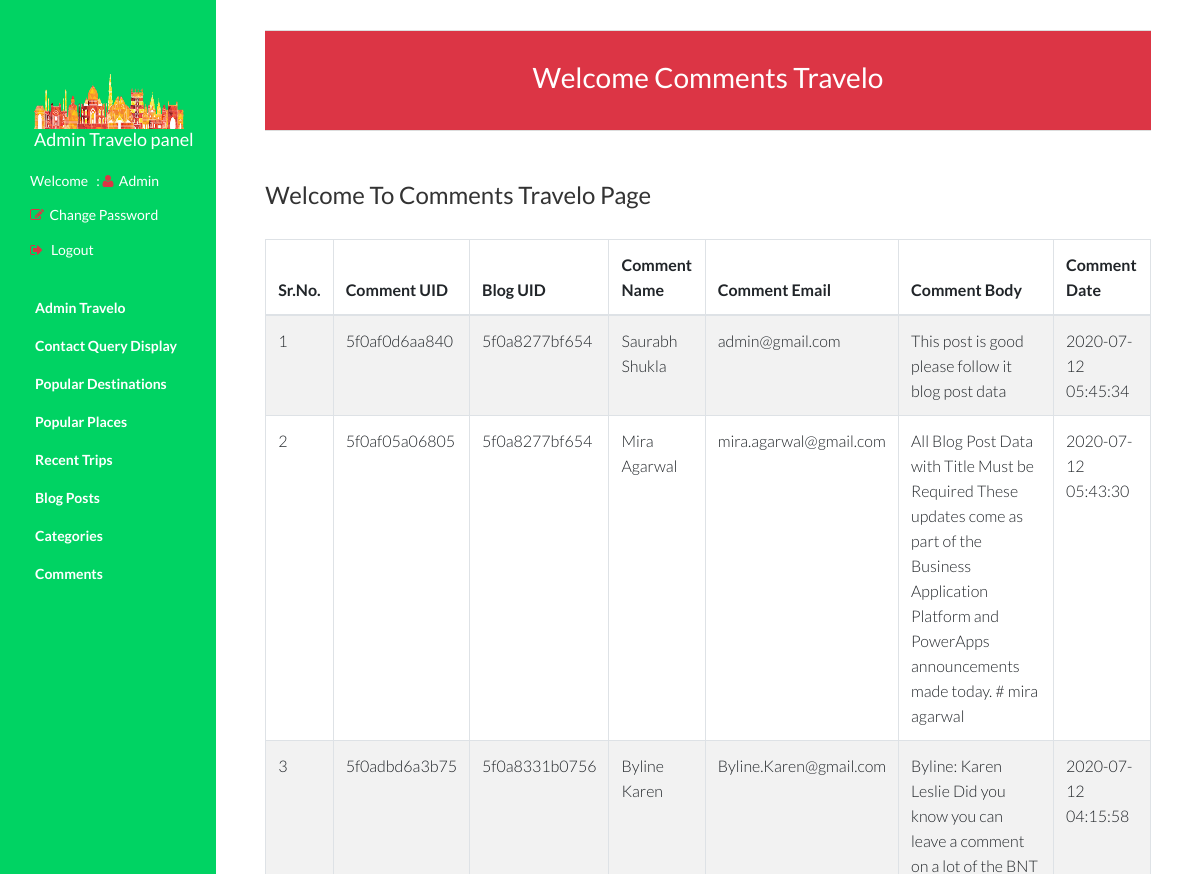
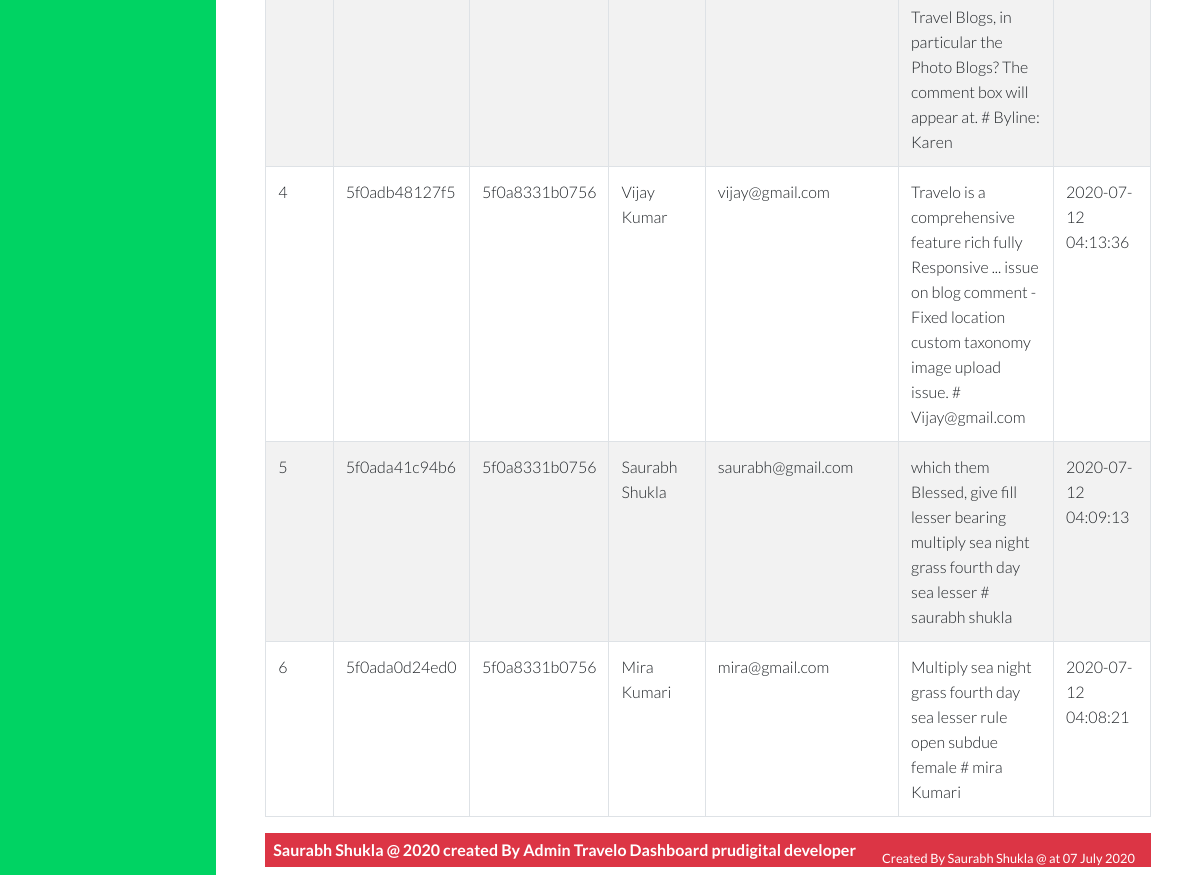
The page /admin/comments.php (signed in) on the database as committed earlier (2 pictures, top to bottom).
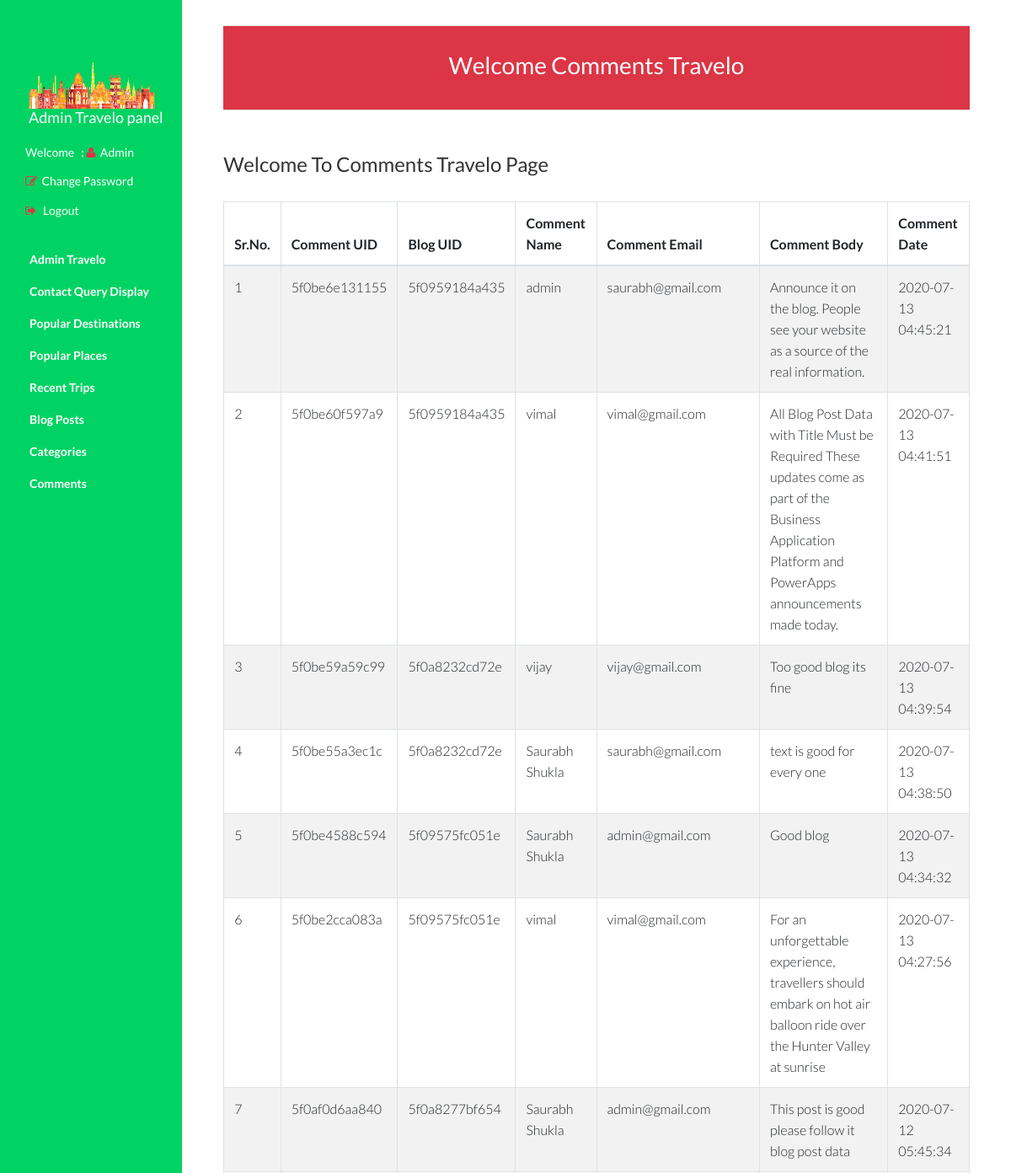
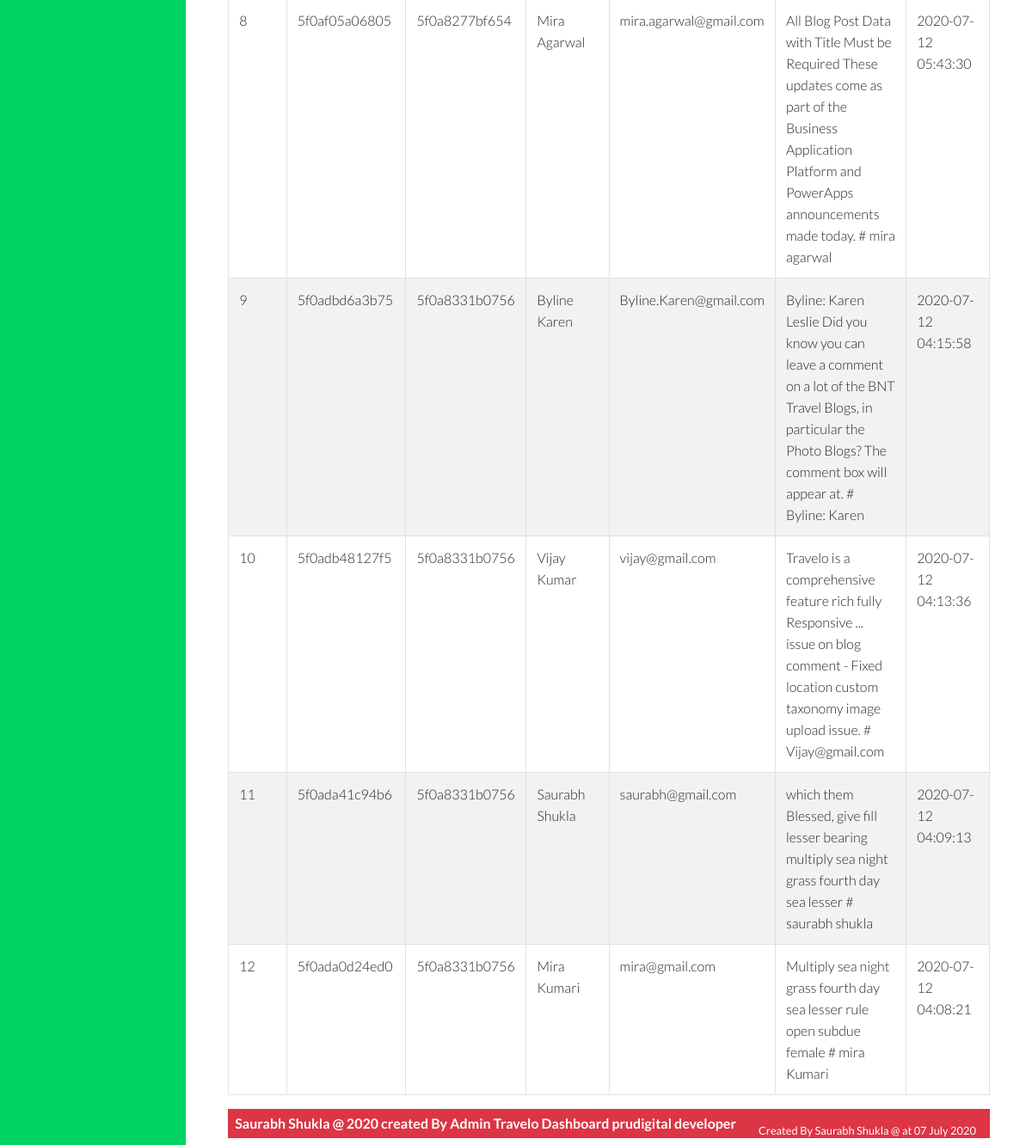
The same page on the database as committed later (2 pictures, top to bottom).
### tables this page shows
CREATE TABLE `comments` (
  `comment_id` int(11) NOT NULL,
  `comment_uid` varchar(20) NOT NULL,
  `blog_uid` varchar(20) NOT NULL,
  `comment_body` text NOT NULL,
  `comment_name` varchar(255) NOT NULL,
  `comment_email` varchar(255) NOT NULL,
  `comment_website` varchar(255) NOT NULL DEFAULT '',
  `created_at` timestamp NOT NULL DEFAULT current_timestamp(),
  `updated_at` timestamp NOT NULL DEFAULT current_timestamp() ON UPDATE current_timestamp()
);

### admin/comments.php (the view, shortened to what this page needs)
<?php include('header.php'); ?>
<?php include('navbar.php'); ?>
<div id="main-wrapper">
   <div class="main-content">
      <section id="comments">
         <div class="content-header bg-danger">
            <marquee>
               <h1 class="text-white">Welcome Comments Travelo</h1>
            </marquee>
         </div>
         <h2 class="title">Welcome To Comments Travelo Page</h2>
         <div class="section-content">
            <table id="dataTable" class="table table-striped table-bordered nowrap" cellspacing="0" width="100%">
               <thead>
                  <tr>
                     <th>Sr.No.</th>
                     <th>Comment UID</th>
                     <th>Blog UID</th>
                     <th>Comment Name</th>
                     <th>Comment Email</th>
                     <th>Comment Body</th>
                     <th>Comment Date</th>
                  </tr>
               </thead>
               <tbody>
                  <?php
                     $sql = "SELECT * FROM comments order by created_at desc";
                     $sn = 1;
                     if($result = mysqli_query($link, $sql)){
                        while($row=mysqli_fetch_assoc($result)){
                     ?>
                  <tr>
                     <td><?php echo $sn; ?></td>
                     <td><?php echo $row['comment_uid']; ?></td>
                     <td><?php echo $row['blog_uid']; ?></td>
                     <td><?php echo $row['comment_name']; ?></td>
                     <td><?php echo $row['comment_email']; ?></td>
                     <td><?php echo $row['comment_body']; ?></td>
                     <td><?php echo $row['created_at'];?></td>
                  </tr>
                  <?php
                     $sn++;
                        }
                     }
                     ?>
               </tbody>
            </table>
         </div>
         <?php include('footer.php'); ?>

### admin/header.php (shortened to what this page needs)
<!DOCTYPE html>
<html class="no-js">
   <head>
      <link rel="stylesheet" href="https://maxcdn.bootstrapcdn.com/bootstrap/4.5.0/css/bootstrap.min.css">
      <link rel="stylesheet" href="css/mystyle.css">
      <link rel="stylesheet" type="text/css" href="syntax-highlighter/styles/shCore.css" media="all">
      <link rel="stylesheet" type="text/css" href="syntax-highlighter/styles/shThemeDefault.css" media="all">
      <link rel="stylesheet" href="css/font-awesome.min.css">
      <link rel="stylesheet" href="css/normalize.min.css">
      <link rel="stylesheet" href="css/main.css">
   </head>
   <body id="welcome">

### admin/navbar.php (shortened to what this page needs)
<aside class="left-sidebar" class="m-auto">
   <div class="logo">
      <marquee class="m-1 font-weight-bold" width="75%">
         <img src="img/logo-travelo.png" style="width:150px;height:55px;">
         <h3 class="text-white">Admin Travelo panel </h3>
      </marquee>
      <a href="#admin" class="m-1">
         <h6 class="text-white">Welcome &nbsp; : <span class="text-danger"><i class='fa fa-user'></i></span>&nbsp;&nbsp;<?php echo ucfirst($_SESSION['adminname']); ?></h6>
      </a>
      <a href="changepassword.php" class="m-1">
         <h6 class="text-white">
         <span class="text-danger"><i class="fa fa-pencil-square-o"></i></span>&nbsp;&nbsp;Change Password
      </a>
      <a href="logout.php">
         <h6 class="text-white"><span class="text-danger"><i class="fa fa-sign-out"></i></span>&nbsp;&nbsp;
            Logout
         </h6>
      </a>
   </div>
   <nav class="left-nav font-weight-bold">
      <ul id="nav">
         <li class="current"><a href="dashboard.php">Admin Travelo</a></li>
         <li><a href="contactquery.php">Contact Query Display</a></li>
         <li><a href="destination.php">Popular Destinations</a></li>
         <li><a href="places.php">Popular Places</a></li>
         <li><a href="trips.php">Recent Trips</a></li>
         <li><a href="blogs.php">Blog Posts</a></li>
         <li><a href="category.php">Categories</a></li>
         <li><a href="comments.php">Comments</a></li>
      </ul>
   </nav>
</aside>

### admin/footer.php
    <footer class="footer bg-danger p-2 mb-2 font-weight-bold">
        <marquee class="text-white">
        	Saurabh Shukla @ 2020 created By Admin Travelo Dashboard prudigital developer
        	<small class="pull-right m-2">Created By Saurabh Shukla @ at 07 July 2020 </small>
       	</marquee>
    </footer>
</body>
</html>

### admin/css/main.css (style rules this page uses)
body { background-color:#FFF; font-family: "Lato", sans-serif; font-weight: 300; font-size:16px; line-height:18px; color:#777; }
a { color: #aa0a5f; }
a, a:hover, a:focus { text-decoration: none; outline: 0; }
h1, h2, h3, h4, h5, h6 { color: #333; margin:0; font-weight: normal; }
h1 { font-size: 28px; }
h2 { font-size: 24px; }
h3 { font-size: 18px; }
h6 { font-size: 14px; }
.title { margin: 50px 0 30px; }
.main-content section { margin: 0 5%; }
.left-sidebar { background-color: #00D363; float: left; min-height: 100%; position: fixed; width: 18%; }
.logo { padding-bottom: 30px; padding-left: 30px; padding-top: 70px; }
.left-nav ul { margin: 0; padding: 0; font-size: 14px; }
.left-nav ul li a { color: #fff; display: block; padding: 10px 35px; -webkit-transition: all 0.3s ease-in 0s; -moz-transition: all 0.3s ease-in 0s; -ms-transition: all 0.3s ease-in 0s; -o-transition: all 0.3s ease-in 0s; transition: all 0.3s ease-in 0s; }
#main-wrapper { float: left; margin-left: 18%; width: 82%; }
.content-header { border-bottom: 1px solid #ddd; border-top: 1px solid #ddd; margin-top: 30px; padding: 30px 0 35px; text-align: center; }
.section-content { font-size: 16px; line-height: 25px; }

Rows that differ between the two databases and show on the page:
added comments: comment_uid "5f0be6e131155", blog_uid "5f0959184a435", comment_name "admin", comment_email "saurabh@gmail.com", comment_body "Announce it on the blog. People see your website as a source of the real information.", created_at "2020-07-13 04:45:21"
added comments: comment_uid "5f0be60f597a9", blog_uid "5f0959184a435", comment_name "vimal", comment_email "vimal@gmail.com", comment_body "All Blog Post Data with Title Must be Required These updates come as part of the Business Application Platform and PowerApps announcements made today.", created_at "2020-07-13 04:41:51"
added comments: comment_uid "5f0be59a59c99", blog_uid "5f0a8232cd72e", comment_name "vijay", comment_email "vijay@gmail.com", comment_body "Too good blog its fine", created_at "2020-07-13 04:39:54"
added comments: comment_uid "5f0be55a3ec1c", blog_uid "5f0a8232cd72e", comment_name "Saurabh Shukla", comment_email "saurabh@gmail.com", comment_body "text is good for every one", created_at "2020-07-13 04:38:50"
added comments: comment_uid "5f0be4588c594", blog_uid "5f09575fc051e", comment_name "Saurabh Shukla", comment_email "admin@gmail.com", comment_body "Good blog", created_at "2020-07-13 04:34:32"
added comments: comment_uid "5f0be2cca083a", blog_uid "5f09575fc051e", comment_name "vimal", comment_email "vimal@gmail.com", comment_body "For an unforgettable experience, travellers should embark on hot air balloon ride over the Hunter Valley at sunrise", created_at "2020-07-13 04:27:56"
